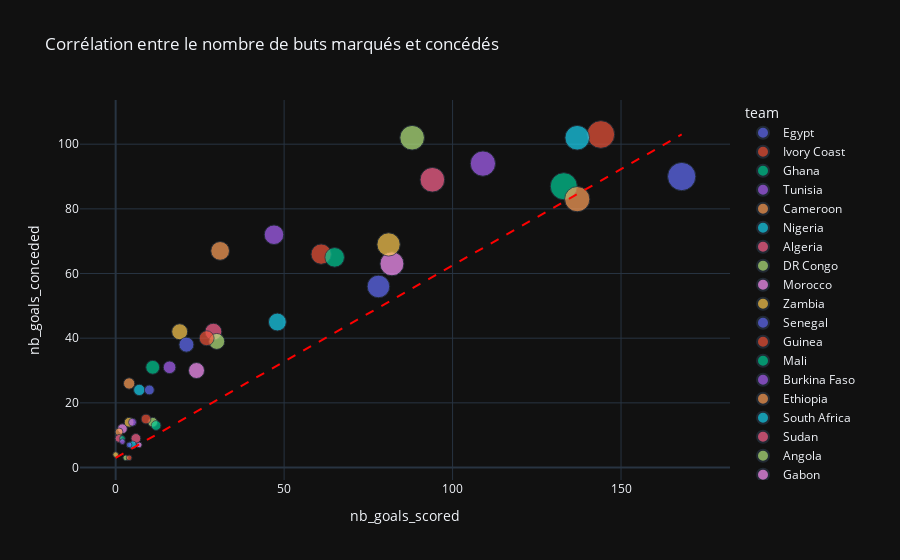

Notebook cell for this chart:
### Markdown cell above
Existe-t-il une corrélation entre le nombre de buts marqués et le nombre de buts encaissés ?

### Code cell
fig = px.scatter(df_summary, x='nb_goals_scored', y='nb_goals_conceded',
                 size='nb_tournaments',
                 title='Corrélation entre le nombre de buts marqués et concédés')

fig.add_shape(type='line',
              x0=df_summary['nb_goals_scored'].min(),
              y0=df_summary['nb_goals_conceded'].min(),
              x1=df_summary['nb_goals_scored'].max(),
              y1=df_summary['nb_goals_conceded'].max(),
              line=dict(color='red', width=2, dash='dash'))

fig.show()

### Figure 1 — Plotly figure (JSON) as saved in the notebook; plotly's stock layout.template omitted (floating-point values rounded to 4 significant figures)
{"data": [{"hovertemplate": "team=Egypt<br>nb_goals_scored=%{x}<br>nb_goals_conceded=%{y}<br>nb_tournaments=%{marker.size}<extra></extra>", "legendgroup": "Egypt", "marker": {"color": "#636efa", "size": [25], "sizemode": "area", "sizeref": 0.0625, "symbol": "circle"}, "mode": "markers", "name": "Egypt", "orientation": "v", "showlegend": true, "x": [168], "xaxis": "x", "y": [90], "yaxis": "y", "type": "scatter"}, {"hovertemplate": "team=Ivory Coast<br>nb_goals_scored=%{x}<br>nb_goals_conceded=%{y}<br>nb_tournaments=%{marker.size}<extra></extra>", "legendgroup": "Ivory Coast", "marker": {"color": "#EF553B", "size": [24], "sizemode": "area", "sizeref": 0.0625, "symbol": "circle"}, "mode": "markers", "name": "Ivory Coast", "orientation": "v", "showlegend": true, "x": [144], "xaxis": "x", "y": [103], "yaxis": "y", "type": "scatter"}, {"hovertemplate": "team=Ghana<br>nb_goals_scored=%{x}<br>nb_goals_conceded=%{y}<br>nb_tournaments=%{marker.size}<extra></extra>", "legendgroup": "Ghana", "marker": {"color": "#00cc96", "size": [23], "sizemode": "area", "sizeref": 0.0625, "symbol": "circle"}, "mode": "markers", "name": "Ghana", "orientation": "v", "showlegend": true, "x": [133], "xaxis": "x", "y": [87], "yaxis": "y", "type": "scatter"}, {"hovertemplate": "team=Tunisia<br>nb_goals_scored=%{x}<br>nb_goals_conceded=%{y}<br>nb_tournaments=%{marker.size}<extra></extra>", "legendgroup": "Tunisia", "marker": {"color": "#ab63fa", "size": [20], "sizemode": "area", "sizeref": 0.0625, "symbol": "circle"}, "mode": "markers", "name": "Tunisia", "orientation": "v", "showlegend": true, "x": [109], "xaxis": "x", "y": [94], "yaxis": "y", "type": "scatter"}, {"hovertemplate": "team=Cameroon<br>nb_goals_scored=%{x}<br>nb_goals_conceded=%{y}<br>nb_tournaments=%{marker.size}<extra></extra>", "legendgroup": "Cameroon", "marker": {"color": "#FFA15A", "size": [20], "sizemode": "area", "sizeref": 0.0625, "symbol": "circle"}, "mode": "markers", "name": "Cameroon", "orientation": "v", "showlegend": true, "x": [137], "xaxis": "x", "y": [83], "yaxis": "y", "type": "scatter"}, {"hovertemplate": "team=Nigeria<br>nb_goals_scored=%{x}<br>nb_goals_conceded=%{y}<br>nb_tournaments=%{marker.size}<extra></extra>", "legendgroup": "Nigeria", "marker": {"color": "#19d3f3", "size": [19], "sizemode": "area", "sizeref": 0.0625, "symbol": "circle"}, "mode": "markers", "name": "Nigeria", "orientation": "v", "showlegend": true, "x": [137], "xaxis": "x", "y": [102], "yaxis": "y", "type": "scatter"}, {"hovertemplate": "team=Algeria<br>nb_goals_scored=%{x}<br>nb_goals_conceded=%{y}<br>nb_tournaments=%{marker.size}<extra></extra>", "legendgroup": "Algeria", "marker": {"color": "#FF6692", "size": [19], "sizemode": "area", "sizeref": 0.0625, "symbol": "circle"}, "mode": "markers", "name": "Algeria", "orientation": "v", "showlegend": true, "x": [94], "xaxis": "x", "y": [89], "yaxis": "y", "type": "scatter"}, {"hovertemplate": "team=DR Congo<br>nb_goals_scored=%{x}<br>nb_goals_conceded=%{y}<br>nb_tournaments=%{marker.size}<extra></extra>", "legendgroup": "DR Congo", "marker": {"color": "#B6E880", "size": [19], "sizemode": "area", "sizeref": 0.0625, "symbol": "circle"}, "mode": "markers", "name": "DR Congo", "orientation": "v", "showlegend": true, "x": [88], "xaxis": "x", "y": [102], "yaxis": "y", "type": "scatter"}, {"hovertemplate": "team=Morocco<br>nb_goals_scored=%{x}<br>nb_goals_conceded=%{y}<br>nb_tournaments=%{marker.size}<extra></extra>", "legendgroup": "Morocco", "marker": {"color": "#FF97FF", "size": [18], "sizemode": "area", "sizeref": 0.0625, "symbol": "circle"}, "mode": "markers", "name": "Morocco", "orientation": "v", "showlegend": true, "x": [82], "xaxis": "x", "y": [63], "yaxis": "y", "type": "scatter"}, {"hovertemplate": "team=Zambia<br>nb_goals_scored=%{x}<br>nb_goals_conceded=%{y}<br>nb_tournaments=%{marker.size}<extra></extra>", "legendgroup": "Zambia", "marker": {"color": "#FECB52", "size": [17], "sizemode": "area", "sizeref": 0.0625, "symbol": "circle"}, "mode": "markers", "name": "Zambia", "orientation": "v", "showlegend": true, "x": [81], "xaxis": "x", "y": [69], "yaxis": "y", "type": "scatter"}, {"hovertemplate": "team=Senegal<br>nb_goals_scored=%{x}<br>nb_goals_conceded=%{y}<br>nb_tournaments=%{marker.size}<extra></extra>", "legendgroup": "Senegal", "marker": {"color": "#636efa", "size": [16], "sizemode": "area", "sizeref": 0.0625, "symbol": "circle"}, "mode": "markers", "name": "Senegal", "orientation": "v", "showlegend": true, "x": [78], "xaxis": "x", "y": [56], "yaxis": "y", "type": "scatter"}, {"hovertemplate": "team=Guinea<br>nb_goals_scored=%{x}<br>nb_goals_conceded=%{y}<br>nb_tournaments=%{marker.size}<extra></extra>", "legendgroup": "Guinea", "marker": {"color": "#EF553B", "size": [13], "sizemode": "area", "sizeref": 0.0625, "symbol": "circle"}, "mode": "markers", "name": "Guinea", "orientation": "v", "showlegend": true, "x": [61], "xaxis": "x", "y": [66], "yaxis": "y", "type": "scatter"}, {"hovertemplate": "team=Mali<br>nb_goals_scored=%{x}<br>nb_goals_conceded=%{y}<br>nb_tournaments=%{marker.size}<extra></extra>", "legendgroup": "Mali", "marker": {"color": "#00cc96", "size": [12], "sizemode": "area", "sizeref": 0.0625, "symbol": "circle"}, "mode": "markers", "name": "Mali", "orientation": "v", "showlegend": true, "x": [65], "xaxis": "x", "y": [65], "yaxis": "y", "type": "scatter"}, {"hovertemplate": "team=Burkina Faso<br>nb_goals_scored=%{x}<br>nb_goals_conceded=%{y}<br>nb_tournaments=%{marker.size}<extra></extra>", "legendgroup": "Burkina Faso", "marker": {"color": "#ab63fa", "size": [12], "sizemode": "area", "sizeref": 0.0625, "symbol": "circle"}, "mode": "markers", "name": "Burkina Faso", "orientation": "v", "showlegend": true, "x": [47], "xaxis": "x", "y": [72], "yaxis": "y", "type": "scatter"}, {"hovertemplate": "team=Ethiopia<br>nb_goals_scored=%{x}<br>nb_goals_conceded=%{y}<br>nb_tournaments=%{marker.size}<extra></extra>", "legendgroup": "Ethiopia", "marker": {"color": "#FFA15A", "size": [11], "sizemode": "area", "sizeref": 0.0625, "symbol": "circle"}, "mode": "markers", "name": "Ethiopia", "orientation": "v", "showlegend": true, "x": [31], "xaxis": "x", "y": [67], "yaxis": "y", "type": "scatter"}, {"hovertemplate": "team=South Africa<br>nb_goals_scored=%{x}<br>nb_goals_conceded=%{y}<br>nb_tournaments=%{marker.size}<extra></extra>", "legendgroup": "South Africa", "marker": {"color": "#19d3f3", "size": [10], "sizemode": "area", "sizeref": 0.0625, "symbol": "circle"}, "mode": "markers", "name": "South Africa", "orientation": "v", "showlegend": true, "x": [48], "xaxis": "x", "y": [45], "yaxis": "y", "type": "scatter"}, {"hovertemplate": "team=Sudan<br>nb_goals_scored=%{x}<br>nb_goals_conceded=%{y}<br>nb_tournaments=%{marker.size}<extra></extra>", "legendgroup": "Sudan", "marker": {"color": "#FF6692", "size": [9], "sizemode": "area", "sizeref": 0.0625, "symbol": "circle"}, "mode": "markers", "name": "Sudan", "orientation": "v", "showlegend": true, "x": [29], "xaxis": "x", "y": [42], "yaxis": "y", "type": "scatter"}, {"hovertemplate": "team=Angola<br>nb_goals_scored=%{x}<br>nb_goals_conceded=%{y}<br>nb_tournaments=%{marker.size}<extra></extra>", "legendgroup": "Angola", "marker": {"color": "#B6E880", "size": [8], "sizemode": "area", "sizeref": 0.0625, "symbol": "circle"}, "mode": "markers", "name": "Angola", "orientation": "v", "showlegend": true, "x": [30], "xaxis": "x", "y": [39], "yaxis": "y", "type": "scatter"}, {"hovertemplate": "team=Gabon<br>nb_goals_scored=%{x}<br>nb_goals_conceded=%{y}<br>nb_tournaments=%{marker.size}<extra></extra>", "legendgroup": "Gabon", "marker": {"color": "#FF97FF", "size": [8], "sizemode": "area", "sizeref": 0.0625, "symbol": "circle"}, "mode": "markers", "name": "Gabon", "orientation": "v", "showlegend": true, "x": [24], "xaxis": "x", "y": [30], "yaxis": "y", "type": "scatter"}, {"hovertemplate": "team=Togo<br>nb_goals_scored=%{x}<br>nb_goals_conceded=%{y}<br>nb_tournaments=%{marker.size}<extra></extra>", "legendgroup": "Togo", "marker": {"color": "#FECB52", "size": [8], "sizemode": "area", "sizeref": 0.0625, "symbol": "circle"}, "mode": "markers", "name": "Togo", "orientation": "v", "showlegend": true, "x": [19], "xaxis": "x", "y": [42], "yaxis": "y", "type": "scatter"}, {"hovertemplate": "team=Uganda<br>nb_goals_scored=%{x}<br>nb_goals_conceded=%{y}<br>nb_tournaments=%{marker.size}<extra></extra>", "legendgroup": "Uganda", "marker": {"color": "#636efa", "size": [7], "sizemode": "area", "sizeref": 0.0625, "symbol": "circle"}, "mode": "markers", "name": "Uganda", "orientation": "v", "showlegend": true, "x": [21], "xaxis": "x", "y": [38], "yaxis": "y", "type": "scatter"}, {"hovertemplate": "team=Congo<br>nb_goals_scored=%{x}<br>nb_goals_conceded=%{y}<br>nb_tournaments=%{marker.size}<extra></extra>", "legendgroup": "Congo", "marker": {"color": "#EF553B", "size": [7], "sizemode": "area", "sizeref": 0.0625, "symbol": "circle"}, "mode": "markers", "name": "Congo", "orientation": "v", "showlegend": true, "x": [27], "xaxis": "x", "y": [40], "yaxis": "y", "type": "scatter"}, {"hovertemplate": "team=Kenya<br>nb_goals_scored=%{x}<br>nb_goals_conceded=%{y}<br>nb_tournaments=%{marker.size}<extra></extra>", "legendgroup": "Kenya", "marker": {"color": "#00cc96", "size": [6], "sizemode": "area", "sizeref": 0.0625, "symbol": "circle"}, "mode": "markers", "name": "Kenya", "orientation": "v", "showlegend": true, "x": [11], "xaxis": "x", "y": [31], "yaxis": "y", "type": "scatter"}, {"hovertemplate": "team=Zimbabwe<br>nb_goals_scored=%{x}<br>nb_goals_conceded=%{y}<br>nb_tournaments=%{marker.size}<extra></extra>", "legendgroup": "Zimbabwe", "marker": {"color": "#ab63fa", "size": [5], "sizemode": "area", "sizeref": 0.0625, "symbol": "circle"}, "mode": "markers", "name": "Zimbabwe", "orientation": "v", "showlegend": true, "x": [16], "xaxis": "x", "y": [31], "yaxis": "y", "type": "scatter"}, {"hovertemplate": "team=Mozambique<br>nb_goals_scored=%{x}<br>nb_goals_conceded=%{y}<br>nb_tournaments=%{marker.size}<extra></extra>", "legendgroup": "Mozambique", "marker": {"color": "#FFA15A", "size": [4], "sizemode": "area", "sizeref": 0.0625, "symbol": "circle"}, "mode": "markers", "name": "Mozambique", "orientation": "v", "showlegend": true, "x": [4], "xaxis": "x", "y": [26], "yaxis": "y", "type": "scatter"}, {"hovertemplate": "team=Benin<br>nb_goals_scored=%{x}<br>nb_goals_conceded=%{y}<br>nb_tournaments=%{marker.size}<extra></extra>", "legendgroup": "Benin", "marker": {"color": "#19d3f3", "size": [4], "sizemode": "area", "sizeref": 0.0625, "symbol": "circle"}, "mode": "markers", "name": "Benin", "orientation": "v", "showlegend": true, "x": [7], "xaxis": "x", "y": [24], "yaxis": "y", "type": "scatter"}, {"hovertemplate": "team=Cape Verde<br>nb_goals_scored=%{x}<br>nb_goals_conceded=%{y}<br>nb_tournaments=%{marker.size}<extra></extra>", "legendgroup": "Cape Verde", "marker": {"color": "#FF6692", "size": [3], "sizemode": "area", "sizeref": 0.0625, "symbol": "circle"}, "mode": "markers", "name": "Cape Verde", "orientation": "v", "showlegend": true, "x": [6], "xaxis": "x", "y": [9], "yaxis": "y", "type": "scatter"}, {"hovertemplate": "team=Equatorial Guinea<br>nb_goals_scored=%{x}<br>nb_goals_conceded=%{y}<br>nb_tournaments=%{marker.size}<extra></extra>", "legendgroup": "Equatorial Guinea", "marker": {"color": "#B6E880", "size": [3], "sizemode": "area", "sizeref": 0.0625, "symbol": "circle"}, "mode": "markers", "name": "Equatorial Guinea", "orientation": "v", "showlegend": true, "x": [11], "xaxis": "x", "y": [14], "yaxis": "y", "type": "scatter"}, {"hovertemplate": "team=Guinea-Bissau<br>nb_goals_scored=%{x}<br>nb_goals_conceded=%{y}<br>nb_tournaments=%{marker.size}<extra></extra>", "legendgroup": "Guinea-Bissau", "marker": {"color": "#FF97FF", "size": [3], "sizemode": "area", "sizeref": 0.0625, "symbol": "circle"}, "mode": "markers", "name": "Guinea-Bissau", "orientation": "v", "showlegend": true, "x": [2], "xaxis": "x", "y": [12], "yaxis": "y", "type": "scatter"}, {"hovertemplate": "team=Sierra Leone<br>nb_goals_scored=%{x}<br>nb_goals_conceded=%{y}<br>nb_tournaments=%{marker.size}<extra></extra>", "legendgroup": "Sierra Leone", "marker": {"color": "#FECB52", "size": [3], "sizemode": "area", "sizeref": 0.0625, "symbol": "circle"}, "mode": "markers", "name": "Sierra Leone", "orientation": "v", "showlegend": true, "x": [4], "xaxis": "x", "y": [14], "yaxis": "y", "type": "scatter"}, {"hovertemplate": "team=Namibia<br>nb_goals_scored=%{x}<br>nb_goals_conceded=%{y}<br>nb_tournaments=%{marker.size}<extra></extra>", "legendgroup": "Namibia", "marker": {"color": "#636efa", "size": [3], "sizemode": "area", "sizeref": 0.0625, "symbol": "circle"}, "mode": "markers", "name": "Namibia", "orientation": "v", "showlegend": true, "x": [10], "xaxis": "x", "y": [24], "yaxis": "y", "type": "scatter"}, {"hovertemplate": "team=Malawi<br>nb_goals_scored=%{x}<br>nb_goals_conceded=%{y}<br>nb_tournaments=%{marker.size}<extra></extra>", "legendgroup": "Malawi", "marker": {"color": "#EF553B", "size": [3], "sizemode": "area", "sizeref": 0.0625, "symbol": "circle"}, "mode": "markers", "name": "Malawi", "orientation": "v", "showlegend": true, "x": [9], "xaxis": "x", "y": [15], "yaxis": "y", "type": "scatter"}, {"hovertemplate": "team=Libya<br>nb_goals_scored=%{x}<br>nb_goals_conceded=%{y}<br>nb_tournaments=%{marker.size}<extra></extra>", "legendgroup": "Libya", "marker": {"color": "#00cc96", "size": [3], "sizemode": "area", "sizeref": 0.0625, "symbol": "circle"}, "mode": "markers", "name": "Libya", "orientation": "v", "showlegend": true, "x": [12], "xaxis": "x", "y": [13], "yaxis": "y", "type": "scatter"}, {"hovertemplate": "team=Tanzania<br>nb_goals_scored=%{x}<br>nb_goals_conceded=%{y}<br>nb_tournaments=%{marker.size}<extra></extra>", "legendgroup": "Tanzania", "marker": {"color": "#ab63fa", "size": [2], "sizemode": "area", "sizeref": 0.0625, "symbol": "circle"}, "mode": "markers", "name": "Tanzania", "orientation": "v", "showlegend": true, "x": [5], "xaxis": "x", "y": [14], "yaxis": "y", "type": "scatter"}, {"hovertemplate": "team=Mauritania<br>nb_goals_scored=%{x}<br>nb_goals_conceded=%{y}<br>nb_tournaments=%{marker.size}<extra></extra>", "legendgroup": "Mauritania", "marker": {"color": "#FFA15A", "size": [2], "sizemode": "area", "sizeref": 0.0625, "symbol": "circle"}, "mode": "markers", "name": "Mauritania", "orientation": "v", "showlegend": true, "x": [1], "xaxis": "x", "y": [11], "yaxis": "y", "type": "scatter"}, {"hovertemplate": "team=Liberia<br>nb_goals_scored=%{x}<br>nb_goals_conceded=%{y}<br>nb_tournaments=%{marker.size}<extra></extra>", "legendgroup": "Liberia", "marker": {"color": "#19d3f3", "size": [2], "sizemode": "area", "sizeref": 0.0625, "symbol": "circle"}, "mode": "markers", "name": "Liberia", "orientation": "v", "showlegend": true, "x": [5], "xaxis": "x", "y": [7], "yaxis": "y", "type": "scatter"}, {"hovertemplate": "team=Niger<br>nb_goals_scored=%{x}<br>nb_goals_conceded=%{y}<br>nb_tournaments=%{marker.size}<extra></extra>", "legendgroup": "Niger", "marker": {"color": "#FF6692", "size": [2], "sizemode": "area", "sizeref": 0.0625, "symbol": "circle"}, "mode": "markers", "name": "Niger", "orientation": "v", "showlegend": true, "x": [1], "xaxis": "x", "y": [9], "yaxis": "y", "type": "scatter"}, {"hovertemplate": "team=Rwanda<br>nb_goals_scored=%{x}<br>nb_goals_conceded=%{y}<br>nb_tournaments=%{marker.size}<extra></extra>", "legendgroup": "Rwanda", "marker": {"color": "#B6E880", "size": [1], "sizemode": "area", "sizeref": 0.0625, "symbol": "circle"}, "mode": "markers", "name": "Rwanda", "orientation": "v", "showlegend": true, "x": [3], "xaxis": "x", "y": [3], "yaxis": "y", "type": "scatter"}, {"hovertemplate": "team=Madagascar<br>nb_goals_scored=%{x}<br>nb_goals_conceded=%{y}<br>nb_tournaments=%{marker.size}<extra></extra>", "legendgroup": "Madagascar", "marker": {"color": "#FF97FF", "size": [1], "sizemode": "area", "sizeref": 0.0625, "symbol": "circle"}, "mode": "markers", "name": "Madagascar", "orientation": "v", "showlegend": true, "x": [7], "xaxis": "x", "y": [7], "yaxis": "y", "type": "scatter"}, {"hovertemplate": "team=Burundi<br>nb_goals_scored=%{x}<br>nb_goals_conceded=%{y}<br>nb_tournaments=%{marker.size}<extra></extra>", "legendgroup": "Burundi", "marker": {"color": "#FECB52", "size": [1], "sizemode": "area", "sizeref": 0.0625, "symbol": "circle"}, "mode": "markers", "name": "Burundi", "orientation": "v", "showlegend": true, "x": [0], "xaxis": "x", "y": [4], "yaxis": "y", "type": "scatter"}, {"hovertemplate": "team=Comoros<br>nb_goals_scored=%{x}<br>nb_goals_conceded=%{y}<br>nb_tournaments=%{marker.size}<extra></extra>", "legendgroup": "Comoros", "marker": {"color": "#636efa", "size": [1], "sizemode": "area", "sizeref": 0.0625, "symbol": "circle"}, "mode": "markers", "name": "Comoros", "orientation": "v", "showlegend": true, "x": [4], "xaxis": "x", "y": [7], "yaxis": "y", "type": "scatter"}, {"hovertemplate": "team=Gambia<br>nb_goals_scored=%{x}<br>nb_goals_conceded=%{y}<br>nb_tournaments=%{marker.size}<extra></extra>", "legendgroup": "Gambia", "marker": {"color": "#EF553B", "size": [1], "sizemode": "area", "sizeref": 0.0625, "symbol": "circle"}, "mode": "markers", "name": "Gambia", "orientation": "v", "showlegend": true, "x": [4], "xaxis": "x", "y": [3], "yaxis": "y", "type": "scatter"}, {"hovertemplate": "team=Botswana<br>nb_goals_scored=%{x}<br>nb_goals_conceded=%{y}<br>nb_tournaments=%{marker.size}<extra></extra>", "legendgroup": "Botswana", "marker": {"color": "#00cc96", "size": [1], "sizemode": "area", "sizeref": 0.0625, "symbol": "circle"}, "mode": "markers", "name": "Botswana", "orientation": "v", "showlegend": true, "x": [2], "xaxis": "x", "y": [9], "yaxis": "y", "type": "scatter"}, {"hovertemplate": "team=Mauritius<br>nb_goals_scored=%{x}<br>nb_goals_conceded=%{y}<br>nb_tournaments=%{marker.size}<extra></extra>", "legendgroup": "Mauritius", "marker": {"color": "#ab63fa", "size": [1], "sizemode": "area", "sizeref": 0.0625, "symbol": "circle"}, "mode": "markers", "name": "Mauritius", "orientation": "v", "showlegend": true, "x": [2], "xaxis": "x", "y": [8], "yaxis": "y", "type": "scatter"}], "layout": {"xaxis": {"anchor": "y", "domain": [0.0, 1.0], "title": {"text": "nb_goals_scored"}}, "yaxis": {"anchor": "x", "domain": [0.0, 1.0], "title": {"text": "nb_goals_conceded"}}, "legend": {"title": {"text": "team"}, "tracegroupgap": 0, "itemsizing": "constant"}, "title": {"text": "Corrélation entre le nombre de buts marqués et concédés"}, "shapes": [{"line": {"color": "red", "dash": "dash", "width": 2}, "type": "line", "x0": 0, "x1": 168, "y0": 3, "y1": 103}]}}
